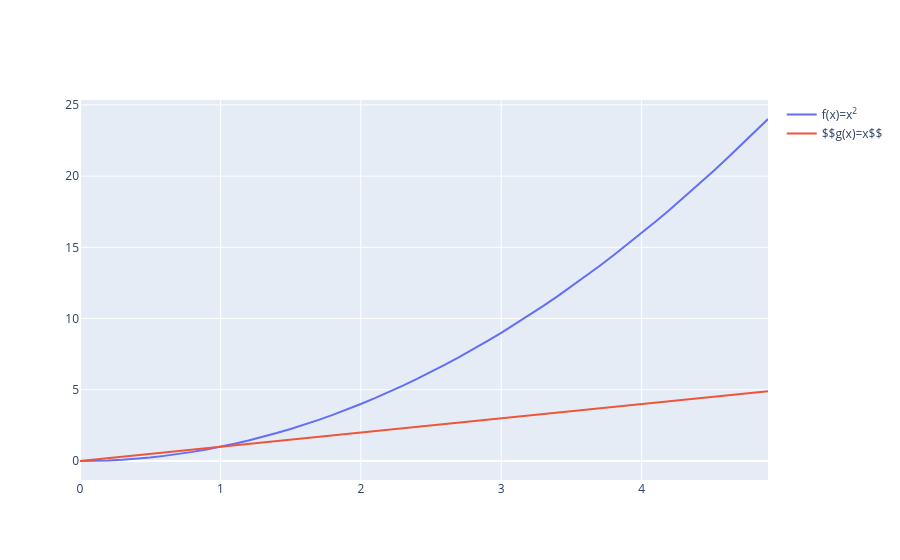

Notebook code for this chart:
### Markdown cell above
К сожалению, это имеет свои ограничения, как можно заметить подсказка при наведении на график отображается в "сыром" виде, а не в LATEX.

Победить это можно, если использовать HTML разметку в подписях. В данном примере я буду использовать тег <a href="http://htmlbook.ru/html/sup">sup</a>. Так же заметьте, что шрифт для LATEX и HTML отличается начертанием.

### Code cell
fig = go.Figure()
fig.add_trace(go.Scatter(x=x, y=f(x), name='f(x)=x<sup>2</sup>'))
fig.add_trace(go.Scatter(x=x, y=x, name='$$g(x)=x$$'))
fig.show()

### Figure 1 — Plotly figure (JSON) as saved in the notebook; plotly's stock layout.template omitted (floating-point values rounded to 4 significant figures)
{"data": [{"name": "f(x)=x<sup>2</sup>", "type": "scatter", "x": [0.0, 0.1, 0.2, 0.3, 0.4, 0.5, 0.6, 0.7, 0.8, 0.9, 1.0, 1.1, 1.2, 1.3, 1.4, 1.5, 1.6, 1.7, 1.8, 1.9, 2.0, 2.1, 2.2, 2.3, 2.4, 2.5, 2.6, 2.7, 2.8, 2.9, 3.0, 3.1, 3.2, 3.3, 3.4, 3.5, 3.6, 3.7, 3.8, 3.9, 4.0, 4.1, 4.2, 4.3, 4.4, 4.5, 4.6, 4.7, 4.8, 4.9], "y": [0.0, 0.01, 0.04, 0.09, 0.16, 0.25, 0.36, 0.49, 0.64, 0.81, 1.0, 1.21, 1.44, 1.69, 1.96, 2.25, 2.56, 2.89, 3.24, 3.61, 4.0, 4.41, 4.84, 5.29, 5.76, 6.25, 6.76, 7.29, 7.84, 8.41, 9.0, 9.61, 10.24, 10.89, 11.56, 12.25, 12.96, 13.69, 14.44, 15.21, 16.0, 16.81, 17.64, 18.49, 19.36, 20.25, 21.16, 22.09, 23.04, 24.01]}, {"name": "$$g(x)=x$$", "type": "scatter", "x": [0.0, 0.1, 0.2, 0.3, 0.4, 0.5, 0.6, 0.7, 0.8, 0.9, 1.0, 1.1, 1.2, 1.3, 1.4, 1.5, 1.6, 1.7, 1.8, 1.9, 2.0, 2.1, 2.2, 2.3, 2.4, 2.5, 2.6, 2.7, 2.8, 2.9, 3.0, 3.1, 3.2, 3.3, 3.4, 3.5, 3.6, 3.7, 3.8, 3.9, 4.0, 4.1, 4.2, 4.3, 4.4, 4.5, 4.6, 4.7, 4.8, 4.9], "y": [0.0, 0.1, 0.2, 0.3, 0.4, 0.5, 0.6, 0.7, 0.8, 0.9, 1.0, 1.1, 1.2, 1.3, 1.4, 1.5, 1.6, 1.7, 1.8, 1.9, 2.0, 2.1, 2.2, 2.3, 2.4, 2.5, 2.6, 2.7, 2.8, 2.9, 3.0, 3.1, 3.2, 3.3, 3.4, 3.5, 3.6, 3.7, 3.8, 3.9, 4.0, 4.1, 4.2, 4.3, 4.4, 4.5, 4.6, 4.7, 4.8, 4.9]}], "layout": {}}
